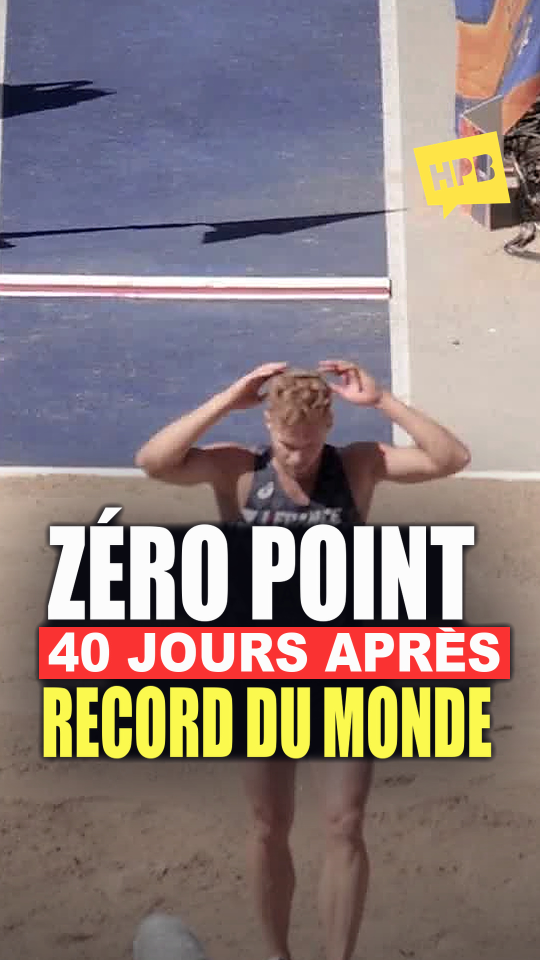
#> input picture out/53-kevin-mayer-zero-puis-record/V4/miniatures-b/06-zero-point.jpg, 1080 x 1920 px (shown at 1/2 size); its folder holds 5 pictures in this run
$ python preparer.py 06-zero-point.jpg
#> lines starting #> are read from the running program, lines starting #| are printed output that depends on the picture
### miniatures_hpb.py
# Miniatures HPB v4 : fichiers séparés de la vidéo. Logo HPB validé (lettres évidées) seul en haut à droite,
# titre dans un des cinq styles de STYLES, choisi par dossier.
# Usage, depuis la racine du dépôt :
#   python miniatures_hpb.py            -> toutes les miniatures + planche
#   python miniatures_hpb.py 31 43      -> seulement ces dossiers
# Les fonds sont de vraies images (plans d'ouverture sans titre), rangées dans assets/miniatures-v2/fonds/.
# Rien n'est généré par IA : recadrage, étalonnage et texte seulement.
import math
import sys
from pathlib import Path

import numpy as np
from PIL import Image, ImageDraw, ImageFont, ImageEnhance, ImageFilter, ImageChops

ROOT = Path(__file__).resolve().parent
FONDS = ROOT / 'assets/miniatures-v2/fonds'
SORTIE = ROOT / 'out/miniatures-v4'  # v2 (contour) et v3 (plaques bleues partout) restent dans leurs dossiers
LOGO = ROOT / 'identite/histoires-pas-banales/logos/symbole-couleur.png'
LOGO_VALIDE = ROOT / 'identite/histoires-pas-banales/logos/hpb-reference-propre-v1.png'
# x, y, largeur, hauteur. Descendu à y = 234 le 14 novembre 2026 (demande de Marc) : le jaune commence à la rangée
# 262, dans la zone que garde la grille 3:4 du profil TikTok (rangées 240 à 1680).
BOITE_LOGO = (800, 234, 240, 240)
POPPINS = ROOT / 'assets/fonts/Poppins-ExtraBold.ttf'
IMPACT = Path('C:/Windows/Fonts/impact.ttf')
BEBAS = ROOT / 'assets/fonts/BebasNeue-Regular.ttf'
ARIAL_BLACK = Path('C:/Windows/Fonts/ariblk.ttf')
FRANKLIN = Path('C:/Windows/Fonts/framd.ttf')
SEGOE_BLACK = Path('C:/Windows/Fonts/seguibl.ttf')
# Polices libres (Google Fonts, licence OFL dans assets/fonts/licences), choisies le 14 novembre 2026 parce qu'elles
# collent le mieux aux lettres des maquettes, qui ont été dessinées par ImageGen et ne sortent d'aucune vraie police.
GOLDMAN = ROOT / 'assets/fonts/Goldman-Bold.ttf'
RUSSO = ROOT / 'assets/fonts/RussoOne-Regular.ttf'
SQUADA = ROOT / 'assets/fonts/SquadaOne-Regular.ttf'
EPAULES_900 = (ROOT / 'assets/fonts/BigShouldersDisplay-Variable.ttf', 900)
EPAULES_800 = (ROOT / 'assets/fonts/BigShouldersDisplay-Variable.ttf', 800)
MONTSERRAT_900 = (ROOT / 'assets/fonts/Montserrat-Variable.ttf', 900)

L, H = 1080, 1920
ENCRE, JAUNE, PAPIER, CORAIL = '#12151C', '#FFE24A', '#F7F3E9', '#FF624E'
BLANC = '#FFFFFF'
PENTE = 0.20          # inclinaison des plaques et de l'italique
MARGE_G = 64          # bord gauche du bloc titre (au pied de la dernière ligne)
LARGEUR_MAX = 955     # largeur maximale d'une ligne, plaque comprise
# TikTok recadre la grille du profil en 3:4 : seules les lignes 240 à 1680 restent visibles.
HAUT_BANDEAU = 262
BAS_TITRE = 1440


def rgb(c, a=255):
    c = c.lstrip('#')
    return tuple(int(c[i:i + 2], 16) for i in (0, 2, 4)) + (a,)


# [56 lines left out: functions police, fond_portrait, preparer_fond, not called in this run]


MAQUETTES = ROOT / 'out/miniatures-10-variantes-2026-11-12'


# [79 lines left out: functions etalonner, bandeau_chaine, ombre_portee, halo_sombre, not called in this run]


# ---------------------------------------------------------------- titre
# Cinq styles de titre retenus par Marc le 13 novembre 2026 (pop, course, autocollant, magazine, jaune), repris des maquettes de out/miniatures-10-variantes-2026-11-12 (typographie refaite ici,
# sans génération d'image). Chaque style donne (encre, fond) pour la première ligne, les lignes du milieu et la
# dernière ; fond None = texte nu avec ombre dure.
BLEU, ROSE, ROUGE, VIOLET = '#1A1FD8', '#FF1F8E', '#E8141C', '#7A2BFF'
STYLES = {
    # Les quatre styles « calés » reprennent au pixel les maquettes 06, 07, 08 et 10 (1080x1920). Tout est en
    # proportion de la hauteur des capitales (cap) : etire = largeur des lettres, gras = épaississement,
    # pente_texte = italique, pente = biais de la plaque, pad_* = marges de la plaque, espace = blanc entre les mots.
    # dx, avant, dx_texte, ombres et socles sont en pixels, pour la taille de la maquette.
    # Maquette 06 : plaques bleues #0014BF puis jaune #FCEF02, biais 0,39, ombre rose #FA0170 décalée de (-32, 28),
    # « TOP 10 » en italique large, les deux autres lignes droites, barre jaune au pied de la première plaque.
    'pop': dict(cale=True, ancre=(88, 1454), pente=0.39, ombre=('#FA0170', -32, 28), accent='#FCEF02',
                debut=dict(fonte=GOLDMAN, cap=91, etire=1.10, gras=0.018, pente_texte=0.24, espace=0.46, encre='#FAFAFC',
                           fond='#0014BF', pad_x=0.62, pad_haut=0.235, pad_bas=0.175, dx=12, dx_texte=4),
                milieu=dict(fonte=RUSSO, cap=73, etire=1.225, gras=0.018, pente_texte=0.0, espace=0.445, encre='#FAFAFC',
                            fond='#0014BF', pad_x=0.67, pad_haut=0.23, pad_bas=0.30, dx=14, dx_texte=6),
                fin=dict(fonte=RUSSO, cap=67, etire=0.975, gras=0.018, pente_texte=0.03, espace=0.375, encre='#04070E',
                         fond='#FCEF02', pad_x=0.68, pad_haut=0.28, pad_bas=0.31, avant=2, dx_texte=-1)),
    # Maquette 07 : Squada One et Big Shoulders Display en italique 0,44 ; plaques rouges #E61B02 au biais 0,49, ombre marine décalée de
    # (24, 24) ; ligne du milieu sans plaque, avec la même ombre marine.
    'course': dict(cale=True, ancre=(56, 1302), fonte=SQUADA, gras=0, pente_texte=0.44, pente=0.49, encre='#FCFCFC',
                   ombre=('#050A26', 24, 24), ombre_texte=('#050A26', 11, 8),
                   debut=dict(cap=91, etire=1.46, espace=0.47, fond='#E61B02', pad_x=0.74, pad_haut=0.17, pad_bas=0.20, dx=12,
                              dx_texte=6),
                   milieu=dict(fonte=EPAULES_900, cap=87, etire=1.173, espace=0.37, fond=None, avant=10, dx=42),
                   fin=dict(cap=86, etire=1.0, espace=0.38, fond='#E61B02', pad_x=0.40, pad_haut=0.21, pad_bas=0.21, avant=14,
                            dx_texte=0)),
    # Maquette 08 : lettres blanches à gros contour noir et relief vers le bas à droite, penchées de 0,85° ; plaque
    # jaune #FCDB18 penchée de 2,3° sur un socle violet puis noir.
    'autocollant': dict(cale=True, ancre=(84, 1413), rotation=0.85, pente_texte=0.14, contour=0.068, relief=(0.12, 0.12),
                        debut=dict(fonte=MONTSERRAT_900, cap=127, etire=0.857, gras=0, espace=0.25, encre='#FDFDFD', fond=None, dx=128),
                        milieu=dict(fonte=MONTSERRAT_900, cap=72, etire=0.896, gras=0, espace=0.43, encre='#FDFDFD', fond=None,
                                    avant=14, dx=53),
                        fin=dict(fonte=SEGOE_BLACK, cap=84, etire=0.925, gras=0.013, pente_texte=0.19, pente=0.2, encre='#050505',
                                 fond='#FCDB18', pad_x=0.38, pad_haut=0.25, pad_bas=0.345, avant=22, rot=1.45, dx_texte=6,
                                 socle=[('#000000', 4, 20, 0), ('#9904E7', 0, 13, 0.5)], contour=0, relief=None)),
    # Maquette 10 : Impact resserré en italique 0,21 sur deux plaques jaunes #FBD400, le tout penché de 5,94° ; ombre
    # noire floue sous chaque plaque. Retouche de Marc (15 novembre 2026, dossier 50 : « le cadre jaune n'épouse pas le
    # texte, les angles ne sont pas équivalents entre droite et gauche ») : les deux bords de chaque plaque suivent
    # l'italique (biais 0,21, au lieu de 0,22 à gauche et 0,375 à droite sur la seconde plaque) et le texte est centré
    # (dx_texte 0, au lieu de -12 et 6) : même marge à gauche et à droite.
    'jaune': dict(cale=True, ancre=(68, 1334), rotation=5.94, fonte=IMPACT, gras=0, etire=0.82, pente_texte=0.21, pente=0.21,
                  encre='#0A0A0A', ombre_floue=('#000000', 5, 13, 5, 235),
                  debut=dict(cap=95, espace=0.30, fond='#FBD400', pad_x=0.285, pad_haut=0.20, pad_bas=0.22, dx=31),
                  milieu=dict(cap=95, espace=0.30, fond='#FBD400', pad_x=0.285, pad_haut=0.20, pad_bas=0.22, avant=17, dx=31),
                  fin=dict(cap=141, etire=0.80, espace=0.245, fond='#FBD400', pad_x=0.34, pad_haut=0.16, pad_bas=0.19, avant=17)),
    # Maquette 09, mesurée au pixel (1080x1920) : POGBA capitales de 220 px, fûts de 43 ; plaque rouge #FA3332 de
    # 147 px qui dépasse de 16 à gauche, mot en Arial Black ; dernière ligne jaune #FBF94E de 159 px, fûts de 25,
    # amorce blanche de 107 px posée 12 px plus bas, à 24 px du corps ; 11 à 14 px entre les lignes ; aucune ombre dure.
    'magazine': dict(fonte=IMPACT, echelle=1.0, sans_ombre=True, halo=True, debord=16, dx_fin=-10, ecart=10,
                     debut=dict(encre='#FCFCFC', fond=None, haut=1.25, etire=1.03),
                     milieu=dict(encre='#FDFCFC', fond='#FA3332', fonte=ARIAL_BLACK, etire=0.889, pad_x=0.135, pad_haut=0.013, pad_y=0.02,
                                 accent_h=0.104, queue=0.08),
                     fin=dict(encre='#FBF94E', fond=None, haut=1.51, etire=1.05, espace=0.16, amorce=0.66, amorce_bas=0.05,
                              amorce_ecart=0.14)),
}


# [89 lines left out: functions incliner, ligne, not called in this run]


def hauteur_capitales(fonte):
    bb = police(fonte, 1000).getbbox('H')
    return (bb[3] - bb[1]) / 1000


BORD = 0.36  # place gardée au-dessus des capitales (accents), en proportion de leur hauteur


# [197 lines left out: functions ligne_calee, tourner, bloc_cale, teinte, bloc_titre, not called in this run]


# ---------------------------------------------------------------- dossiers
def N(t, taille=None):  # une ligne du titre ; couleurs, plaques et taille viennent du style du dossier.
    # taille : corps de la police pour le style magazine, hauteur des capitales en pixels pour les styles calés.
    return dict(texte=t, taille=taille)


P = N  # ancien nom de la dernière ligne (plaque jaune de la v3)

KANE = dict(fond='../sources/kane-2018-07-03.jpg', portrait=dict(echelle=0.74, haut=392, cx=0.53), saturation=1.12, voile_haut=0.2,
            yeux=(478, 880, 470, 104, -2))

# Variante d'exception (Marc, 14 novembre 2026, dossier 43) : plaques jaune HPB #FFE447 et texte marine, pour que le titre
# ressorte sur une moto rouge. Le reste du style course est inchangé.
STYLES['course_jaune'] = {**STYLES['course'],
                          'debut': {**STYLES['course']['debut'], 'fond': '#FFE447', 'encre': '#050A26'},
                          'fin': {**STYLES['course']['fin'], 'fond': '#FFE447', 'encre': '#050A26'}}


DOSSIERS = {
    13: dict(fond='13.png', style='pop', centre=(0.5, 0.42), zoom=1.12, lignes=[N('SE PESER'), P("DANS L'ESPACE ?")]),
    14: dict(fond='14.png', style='magazine', voile_bas=0.25, bas=1230, lignes=[N('TOP 3', 216), N('VOITURES', 154), P('LES PLUS|RAPIDES', 129)]),
    17: dict(fond='17.png', style='autocollant', centre=(0.5, 0.40), zoom=1.18, lignes=[N('TOP 3'), N('ANIMAUX'), P('LES PLUS RAPIDES')]),
    20: dict(fond='20.png', style='pop', lignes=[N('TOP 3'), N('TÉLÉPHONES'), P('LES PLUS CHERS')]),
    24: dict(fond='24.png', style='jaune', etalon=('10-fusee-yellow.png', (880, 1360)), lignes=[N('POURQUOI INONDER'), P('UNE FUSÉE ?')]),
    25: dict(fond='25.png', style='course', lignes=[N('TOP 3'), N('MONTAGNES RUSSES'), P('LES PLUS RAPIDES')]),
    # fond déjà étalonné sur la maquette par assets/miniatures-v2/fond_31_cagoule.py : aucun réglage ici
    31: dict(fond='31-cagoule.png', style='magazine', contraste=1.0, saturation=1.0, voile_bas=0, voile_haut=0,
             vignette=False, bas=1514, dx=24, lignes=[N('POGBA', 216), N('BRAQUÉ', 154), P("POUR|13 MILLIONS D'EUROS", 129)]),  # « d'euros » : Marc, 14 novembre 2026
    # Image réelle : tribune en fête, plan Pexels 16472277 à 2,6 s (image entière 1080x1920, ffmpeg). Illustration, pas le
    # match de 2002. Variante en vue aérienne (Pexels 40867849) : fonds/33-aerien.png.
    33: dict(fond='33.png', style='autocollant', bas=1520, lignes=[N('149'), N('BUTS CONTRE'), P('LEUR CAMP')]),
    # Commons « Renault vs BMW Singapore GP 2008 » (Erik Estrada, CC BY-SA 2.0), recadrée sur la Renault sans le
    # filigrane ni le cadre du photographe. La voiture est en bas : titre en haut, sous le logo.
    35: dict(fond='35-singapour.png', style='course', bas=900, lignes=[N('RENAULT A FAIT'), N('CRASHER'), P('SON PILOTE')]),
    # Commons : Alonso sur sa McLaren MP4-22, Canada 2007 (Mark McArdle, CC BY-SA 2.0), photo sur toute la largeur en
    # haut (voiture vers la rangée 700) et fondu vers l'encre en bas, sous le titre.
    36: dict(fond='36-mclaren.png', style='magazine', voile_bas=0, bas=1530,
             lignes=[N('McLAREN', 216), N('TRAHIE', 154), P('PAR UNE|PHOTOCOPIE', 129)]),
    # Commons « Hong Myung-Bo.jpg » (Republic of Korea, 2013, CC BY-SA 2.0).
    # Style magazine : en autocollant, la 1re ligne (calibrée pour « TOP 3 » ou « 149 ») sortait du cadre.
    39: dict(fond='39-hong.png', style='magazine', bas=1530,
             lignes=[N('BOYCOTTÉ', 196), N('DANS SON', 140), P('PROPRE|PAYS', 129)]),
    40: dict(KANE, style='autocollant', bas=1520, lignes=[N('TOP 10'), N('BUTS LES PLUS'), P('DÉGUEULASSES')]),
    42: dict(fond='42.png', style='pop', etalon=('06-ballons-pop.png', (1080, 1500)), lignes=[N('TOP 10'), N('PLUS BEAUX'), P('BALLONS DE FOOT')]),
    # 43 : fond net du film officiel Ducati « New Panigale V4 R | Racing is just the beginning » (4K, 46,3 s), réglages
    # propres à la photo (l'étalonnage sur la maquette teintait l'image en orange) ; ancien fond flou : 43-ancien-flou.png.
    43: dict(fond='43-ducati-4k-46s.png', style='course_jaune', zoom=1.0, centre=(0.27, 0.5), contraste=1.10, saturation=1.08,
             luminosite=1.02, voile_haut=0.12, voile_bas=0.30, lignes=[N('TOP 3'), N('MOTOS DE SÉRIE'), P('LES PLUS RAPIDES')]),
    44: dict(KANE, style='autocollant', bas=1520, lignes=[N('TOP 5'), N('BUTS LES PLUS'), P('DÉGUEULASSES')]),
    # Ed Betz / AP Photo, reproduite par HISTORY : policier du comté de Nassau un Black Friday contemporain (au plan 1 de la variante photos seulement, pas dans
    # la vidéo publiée). Pas la police de Philadelphie des années 1960. Fond = source sans ses 650 rangées du haut, pour
    # que POLICE reste au-dessus du titre.
    45: dict(fond='45-policier.jpg', style='magazine', centre=(0.72, 0.5), bas=1530,
             lignes=[N('BLACK FRIDAY', 196), N('LE CAUCHEMAR', 140), P('DES|FLICS', 129)]),
    # Al Jazeera English 45Opoq89Lfc (12 avril 2017) à 32 s : le vrai bus du BVB la nuit de l'attentat, gyrophares,
    # enquêteur dans l'habitacle. Recadré sur le bus, sans le logo Al Jazeera (bas gauche). Remplace le gros plan flou
    # du prévenu (euronews 720p agrandi 2,7 fois).
    47: dict(fond='47-bus-aljazeera.png', style='magazine', centre=(0.48, 0.5), contraste=1.10, saturation=1.10,
             luminosite=1.12, voile_haut=0.20, bas=1530,
             lignes=[N('DORTMUND', 196), N('ATTENTAT', 140), P('POUR|LA BOURSE', 129)]),
    # Red Bull FHtvDA0W34I (Mission Highlights, 2012) à 51,5 s : Felix Baumgartner sur la marche de la capsule
    # Stratos, la Terre en dessous, juste avant le saut. Source 1080p : fond agrandi 1,78 fois.
    49: dict(fond='49-stratos-capsule-51s.png', style='course', centre=(0.6, 0.5), contraste=1.10, saturation=1.10,
             luminosite=1.04, voile_haut=0.15, voile_bas=0.55,
             lignes=[N('TOP 3'), N('RECORDS DE VITESSE'), N('LES PLUS FOUS'), P('SANS MOTEUR')]),
    # Brandon Martin / Rice University (1JOS6hMHIUM, 25 juillet 2022, 4K) à 114,55 s : la vraie araignée-loup morte,
    # pince en train de soulever l'autre araignée. Recadrée à droite du support noir et au-dessus de « = 0 kPa ».
    50: dict(fond='50-araignee-rice-114s.png', style='jaune', contraste=1.12, saturation=1.12, luminosite=0.99,
             voile_haut=0.07, voile_bas=0.15, vignette=False, bas=1505,
             lignes=[N('ELLE EST MORTE'), N('MAIS ELLE ATTRAPE')]),
    # BBC World Service, Witness History (3V-56_oPLoA, 31 août 2023) à 16,0 s : photo d'un robot jockey sur son chameau,
    # selle aux couleurs émiraties, fouet en arc. Recadrage 607x1080 à x=520, sans le logo BBC ni texte incrusté.
    # Remplace deux fonds Al Marmoom jugés peu lisibles par Marc le 16 novembre 2026 (51-marmoom-robot-24s*.png).
    51: dict(fond='51-bbc-robot-drapeau-16s.png', style='magazine', contraste=1.08, saturation=1.08, luminosite=1.0,
             voile_haut=0.06, bas=1530, lignes=[N('CE JOCKEY', 196), N('A REMPLACÉ', 140), P('DES|ENFANTS', 129)]),
    # Erik van Leeuwen (bron: Wikipedia), « 2018 European Athletics Championships Day 2 (05) », Wikimedia Commons, GFDL,
    # 7 août 2018 : Kevin Mayer à Berlin le jour de son zéro, mains derrière la tête. Source 1200x800 recadrée sur
    # x = 230 à 970, posée en portrait agrandi 1,9 fois. Remplace l'image INFOLOGIC (53-mayer-mains-tete-52s.png) et le
    # titre « ZÉRO POINT / 40 JOURS APRÈS / RECORD DU MONDE », que Marc ne comprenait pas (16 novembre 2026).
    53: dict(fond='53-mayer-berlin-van-leeuwen.jpg', portrait=dict(echelle=1.9, haut=120, cx=0.5), style='magazine',
             contraste=1.06, saturation=1.08, luminosite=1.0, voile_haut=0.05, voile_bas=0.55, bas=1530,
             lignes=[N('IL A FAIT ZÉRO', 196), N('PUIS IL A BATTU', 140), P('LE|RECORD DU MONDE', 129)]),
}


# [50 lines left out: functions logo_valide, composer, not called in this run]


# Zone sûre, commune à TikTok et YouTube (14 novembre 2026, demande de Marc : « chaque miniature affiche correctement
# le titre dans TikTok et dans YouTube, ainsi que le logo »). Sur 1080x1920 :
# - la grille 3:4 du profil TikTok ne garde que les rangées 240 à 1680, et pose le compteur de vues en bas à gauche ;
# - YouTube montre le 9:16 entier, mais écrit le titre et les vues sur le bas des vignettes Shorts (appli mobile).
# Le titre (lettres et plaques) tient donc entre ZONE_HAUT et ZONE_BAS, dans les marges latérales ; le logo, à
# BOITE_LOGO, commence sous ZONE_HAUT. Une miniature hors zone n'est pas écrite.
ZONE_HAUT, ZONE_BAS, ZONE_MARGE = 240, 1540, 24
ZONES = {}


def boite_opaque(calque, seuil=128):
    """Boîte des pixels nettement opaques (ignore ombres et liserés très transparents)."""
    return calque.getchannel('A').point(lambda v: 255 if v >= seuil else 0).getbbox()


# [50 lines left out: functions hors_zone, controle_zones, main, not called in this run]


# [2 lines that do not run on import are left out]

### out/53-kevin-mayer-zero-puis-record/V4/miniatures-b/preparer.py
"""Déclinaisons du gabarit magazine HPB, à partir des archives référencées."""
import json
import sys
from pathlib import Path

from PIL import Image, ImageDraw, ImageEnhance, ImageFilter, ImageOps

V4 = Path(__file__).resolve().parent.parent
ROOT = V4.parents[2]
sys.path.insert(0, str(ROOT))
import miniatures_hpb as hpb

OUT = V4 / 'miniatures-b'
RAW = OUT / 'sources'
QA = OUT / 'controle'
L, H = 1080, 1920
QA.mkdir(parents=True, exist_ok=True)

# Une direction pour chacune, avec un traitement photo indépendant.
VUES = [
    ('06-zero-point', RAW / '06-mains.jpg', (604, 122, 1140, 1075),
     None, (1.08, 1.055, 1.025, 1.35, 45),
     ('ZÉRO POINT', '40 JOURS APRÈS', 'RECORD DU MONDE')),
    ('07-trois-fautes', RAW / '07-drapeau.jpg', (390, 4, 1330, 778),
     {'echelle': 1.14, 'haut': 259, 'cx': .50}, (1.09, 1.15, .985, 1.3, 44),
     ('TROIS ESSAIS', 'TROIS FAUTES', 'PUIS|LE RECORD')),
    ('08-en-larmes', RAW / '08-vestiaire.jpg', (825, 65, 1396, 1080),
     None, (1.075, .93, 1.095, 1.40, 40),
     ('IL FOND', 'EN LARMES', 'AVANT|LE RECORD')),
    ('09-le-chrono', RAW / '09-course-film.jpg', (546, 0, 1153, 1080),
     None, (1.08, .98, 1.03, 1.3, 35),
     ('SOUS 4 MIN 49', 'POUR BATTRE', 'LE|RECORD DU MONDE')),
    ('10-le-retour', RAW / '11-record.jpg', (436, 75, 1720, 1036),
     {'echelle': .83, 'haut': 237, 'cx': .50}, (1.12, 1.10, 1.015, 1.4, 49),
     ('DE ZÉRO', 'À 9 126 POINTS', 'EN|40 JOURS')),
]

def composer_planche(noms, sortie, dossiers=OUT):
    planche = Image.new('RGB', (5*360+6*14, 688), '#10131A')
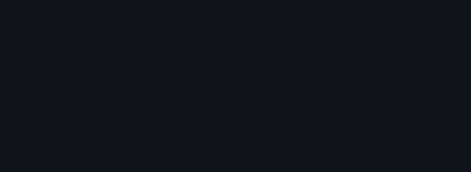
#> planche: PIL image 1884x688 RGB (shown at 1/4 size); mean R, G, B 16, 19, 26
    d = ImageDraw.Draw(planche)
    for i, nom in enumerate(noms):
        x = 14 + i*374
        image = Image.open(dossiers / f'{nom}.jpg').resize((360, 640), Image.Resampling.LANCZOS)
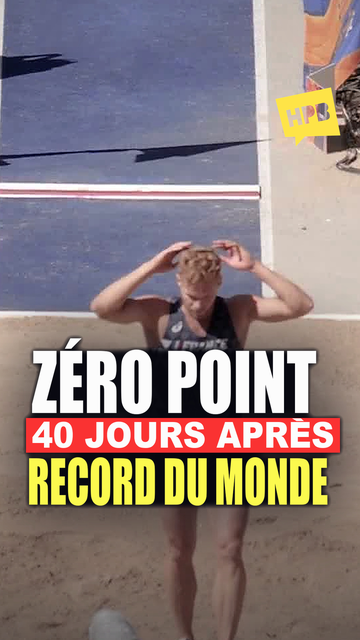
#> image: PIL image 360x640 RGB; mean R, G, B 142.1, 127.4, 124.7
        planche.paste(image, (x, 14))
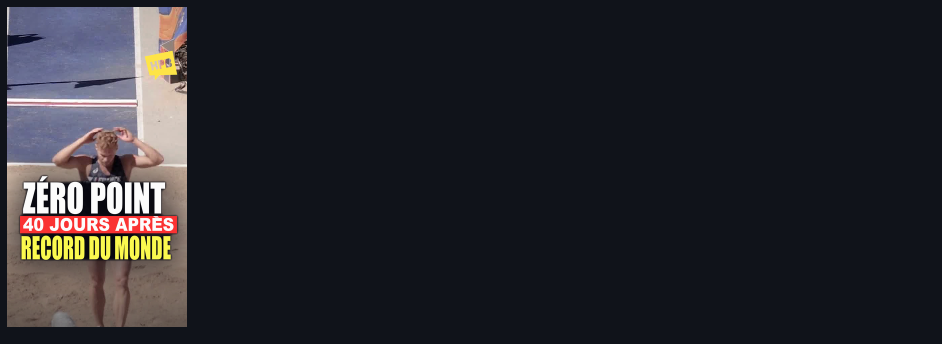
#> planche: PIL image 1884x688 RGB (shown at 1/2 size); mean R, G, B 38.4, 38.3, 43.5
        d.text((x+7, 664), nom.replace('-', ' ').upper(), fill='#FFFFFF')
    planche.save(sortie, quality=94)

manifeste = QA / 'reglages-photos.json'
fiche = {x['fichier']: x for x in json.loads(manifeste.read_text(encoding='utf-8'))} if manifeste.exists() else {}
choix = set(sys.argv[1:])
for nom, source, crop, portrait, parametres, textes in VUES:
    if choix and nom[:2] not in choix:
        continue
    im = Image.open(source).convert('RGB')
    if crop:
        im = im.crop(crop)
    if portrait:
        im = hpb.fond_portrait(im, **portrait)
    im = ImageOps.fit(im, (L, H), method=Image.Resampling.LANCZOS)
    im.save(QA / f'{nom}-avant.jpg', quality=94)
    contraste, couleur, lum, rayon, montant = parametres
    im = ImageEnhance.Contrast(im).enhance(contraste)
    im = ImageEnhance.Color(im).enhance(couleur)
    im = ImageEnhance.Brightness(im).enhance(lum)
    im = im.filter(ImageFilter.UnsharpMask(radius=rayon, percent=montant, threshold=3))
    fond = QA / f'{nom}-apres.jpg'
    im.save(fond, quality=95)
    config = dict(hpb.DOSSIERS[53])
    config.pop('portrait', None)
    config['lignes'] = [
        hpb.N(textes[0], 202 if len(textes[0]) < 10 else 188),
        hpb.N(textes[1], 140),
        hpb.P(textes[2], 128),
    ]
    config.update(fond=fond, contraste=1, saturation=1, luminosite=1, voile_haut=.04, voile_bas=.52)
    hpb.DOSSIERS[5300] = config
    couverture = hpb.composer(5300)
    erreurs = hpb.hors_zone(5300)
    if erreurs:
        raise RuntimeError((nom, erreurs))
    couverture.save(OUT / f'{nom}.jpg', quality=95, subsampling=0)

    bas = couverture.crop((0, 240, L, 1680))
    bas.resize((360,480), Image.Resampling.LANCZOS).save(QA / f'{nom}-grille.jpg', quality=93)
    compare = Image.new('RGB', (720, 640))
    for x, stade in [(0, 'avant'), (360, 'apres')]:
        compare.paste(Image.open(QA / f'{nom}-{stade}.jpg').resize((360,640), Image.Resampling.LANCZOS), (x, 0))
    compare.save(QA / f'{nom}-traitement.jpg', quality=93)
    fiche[f'{nom}.jpg'] = dict(fichier=f'{nom}.jpg', image_source=str(source), recadrage=crop, texte=textes,
                      contraste=contraste, saturation=couleur, luminosite=lum, rayon_nettete=rayon,
                      nettete=montant, titre_et_logo=hpb.ZONES[5300])

#> (the run stopped early here; a loop or call above may not have finished)
